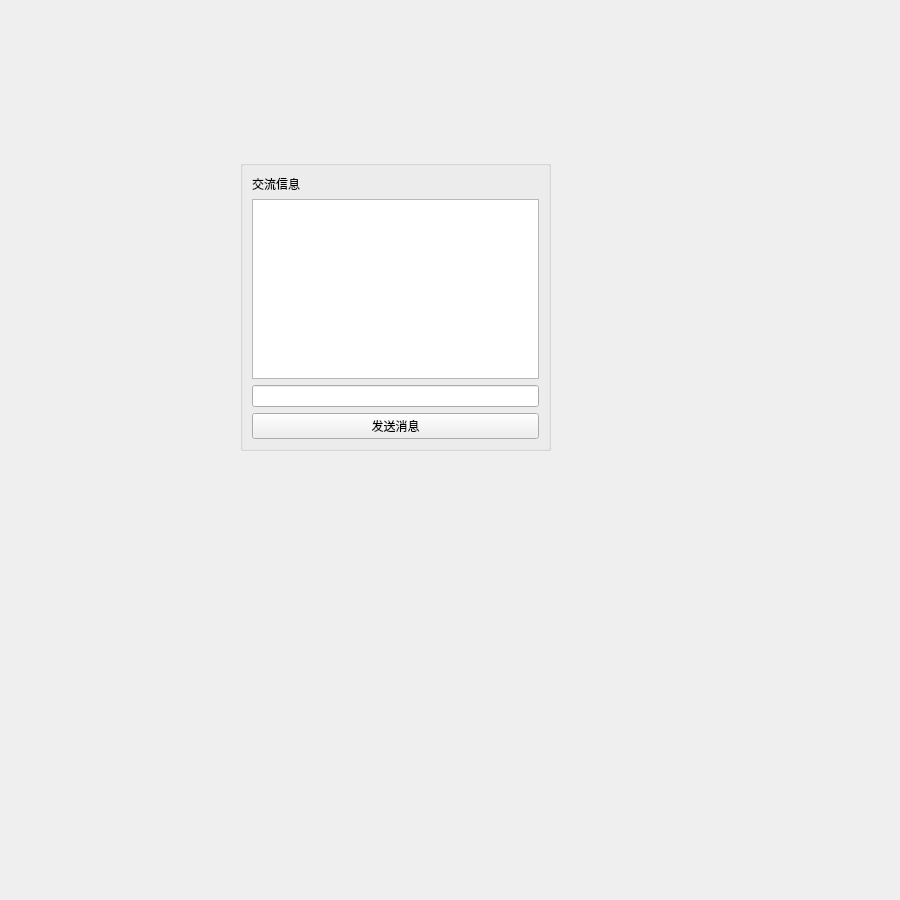
<?xml version="1.0" encoding="UTF-8"?>
<ui version="4.0">
 <class>NetWorkGameServer</class>
 <widget class="QWidget" name="NetWorkGameServer">
  <property name="geometry">
   <rect>
    <x>0</x>
    <y>0</y>
    <width>900</width>
    <height>900</height>
   </rect>
  </property>
  <property name="minimumSize">
   <size>
    <width>900</width>
    <height>900</height>
   </size>
  </property>
  <property name="maximumSize">
   <size>
    <width>900</width>
    <height>900</height>
   </size>
  </property>
  <property name="windowTitle">
   <string>Form</string>
  </property>
  <widget class="QGroupBox" name="groupBox">
   <property name="geometry">
    <rect>
     <x>240</x>
     <y>160</y>
     <width>311</width>
     <height>291</height>
    </rect>
   </property>
   <property name="title">
    <string/>
   </property>
   <layout class="QVBoxLayout" name="verticalLayout">
    <item>
     <widget class="QLabel" name="label">
      <property name="text">
       <string>交流信息</string>
      </property>
     </widget>
    </item>
    <item>
     <widget class="QPlainTextEdit" name="plainTextEdit"/>
    </item>
    <item>
     <widget class="QLineEdit" name="lineEdit"/>
    </item>
    <item>
     <widget class="QPushButton" name="pushButton">
      <property name="text">
       <string>发送消息</string>
      </property>
     </widget>
    </item>
   </layout>
  </widget>
 </widget>
 <resources/>
 <connections/>
</ui>
